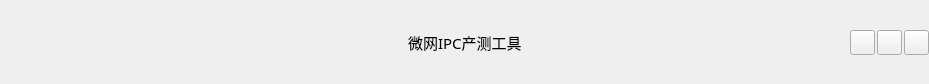
<?xml version="1.0" encoding="UTF-8"?>
<ui version="4.0">
 <class>TitleGui</class>
 <widget class="QWidget" name="TitleGui">
  <property name="geometry">
   <rect>
    <x>0</x>
    <y>0</y>
    <width>929</width>
    <height>84</height>
   </rect>
  </property>
  <property name="minimumSize">
   <size>
    <width>0</width>
    <height>0</height>
   </size>
  </property>
  <property name="maximumSize">
   <size>
    <width>16777215</width>
    <height>16777215</height>
   </size>
  </property>
  <property name="font">
   <font>
    <family>微软雅黑</family>
    <pointsize>11</pointsize>
   </font>
  </property>
  <property name="windowTitle">
   <string>TitleGui</string>
  </property>
  <layout class="QHBoxLayout" name="horizontalLayout">
   <property name="spacing">
    <number>0</number>
   </property>
   <property name="leftMargin">
    <number>0</number>
   </property>
   <property name="topMargin">
    <number>0</number>
   </property>
   <property name="rightMargin">
    <number>0</number>
   </property>
   <property name="bottomMargin">
    <number>0</number>
   </property>
   <item>
    <layout class="QHBoxLayout" name="left_Layout">
     <property name="spacing">
      <number>2</number>
     </property>
     <property name="sizeConstraint">
      <enum>QLayout::SetMinimumSize</enum>
     </property>
     <property name="leftMargin">
      <number>38</number>
     </property>
     <property name="rightMargin">
      <number>0</number>
     </property>
     <item>
      <widget class="QLabel" name="title_ICO">
       <property name="minimumSize">
        <size>
         <width>152</width>
         <height>54</height>
        </size>
       </property>
       <property name="maximumSize">
        <size>
         <width>152</width>
         <height>54</height>
        </size>
       </property>
       <property name="text">
        <string/>
       </property>
       <property name="pixmap">
        <pixmap resource="IPCTestDemo.qrc">:/IPCTestDemo/Resources/logo2.png</pixmap>
       </property>
       <property name="scaledContents">
        <bool>true</bool>
       </property>
      </widget>
     </item>
     <item>
      <spacer name="horizontalSpacer">
       <property name="orientation">
        <enum>Qt::Horizontal</enum>
       </property>
       <property name="sizeHint" stdset="0">
        <size>
         <width>40</width>
         <height>20</height>
        </size>
       </property>
      </spacer>
     </item>
    </layout>
   </item>
   <item>
    <widget class="QLabel" name="title_Text">
     <property name="font">
      <font>
       <family>微软雅黑</family>
       <pointsize>11</pointsize>
      </font>
     </property>
     <property name="text">
      <string>微网IPC产测工具</string>
     </property>
    </widget>
   </item>
   <item>
    <layout class="QHBoxLayout" name="right_Layout">
     <property name="spacing">
      <number>2</number>
     </property>
     <property name="leftMargin">
      <number>0</number>
     </property>
     <property name="topMargin">
      <number>2</number>
     </property>
     <property name="rightMargin">
      <number>0</number>
     </property>
     <item>
      <spacer name="horizontalSpacer_2">
       <property name="orientation">
        <enum>Qt::Horizontal</enum>
       </property>
       <property name="sizeHint" stdset="0">
        <size>
         <width>40</width>
         <height>20</height>
        </size>
       </property>
      </spacer>
     </item>
     <item>
      <widget class="cpc_pushbutton" name="btnMenu_Min">
       <property name="minimumSize">
        <size>
         <width>25</width>
         <height>25</height>
        </size>
       </property>
       <property name="maximumSize">
        <size>
         <width>25</width>
         <height>25</height>
        </size>
       </property>
       <property name="text">
        <string/>
       </property>
      </widget>
     </item>
     <item>
      <widget class="cpc_pushbutton" name="btnMenu_Max">
       <property name="minimumSize">
        <size>
         <width>25</width>
         <height>25</height>
        </size>
       </property>
       <property name="maximumSize">
        <size>
         <width>25</width>
         <height>25</height>
        </size>
       </property>
       <property name="text">
        <string/>
       </property>
      </widget>
     </item>
     <item>
      <widget class="cpc_pushbutton" name="btnMenu_Close">
       <property name="minimumSize">
        <size>
         <width>25</width>
         <height>25</height>
        </size>
       </property>
       <property name="maximumSize">
        <size>
         <width>25</width>
         <height>25</height>
        </size>
       </property>
       <property name="text">
        <string/>
       </property>
      </widget>
     </item>
    </layout>
   </item>
  </layout>
 </widget>
 <layoutdefault spacing="6" margin="11"/>
 <customwidgets>
  <customwidget>
   <class>cpc_pushbutton</class>
   <extends>QPushButton</extends>
   <header location="global">cpc_pushbutton.h</header>
  </customwidget>
 </customwidgets>
 <resources>
  <include location="IPCTestDemo.qrc"/>
  <include location="C:/Users/MQ/.designer/backup/IPCTestDemo.qrc"/>
 </resources>
 <connections/>
</ui>
